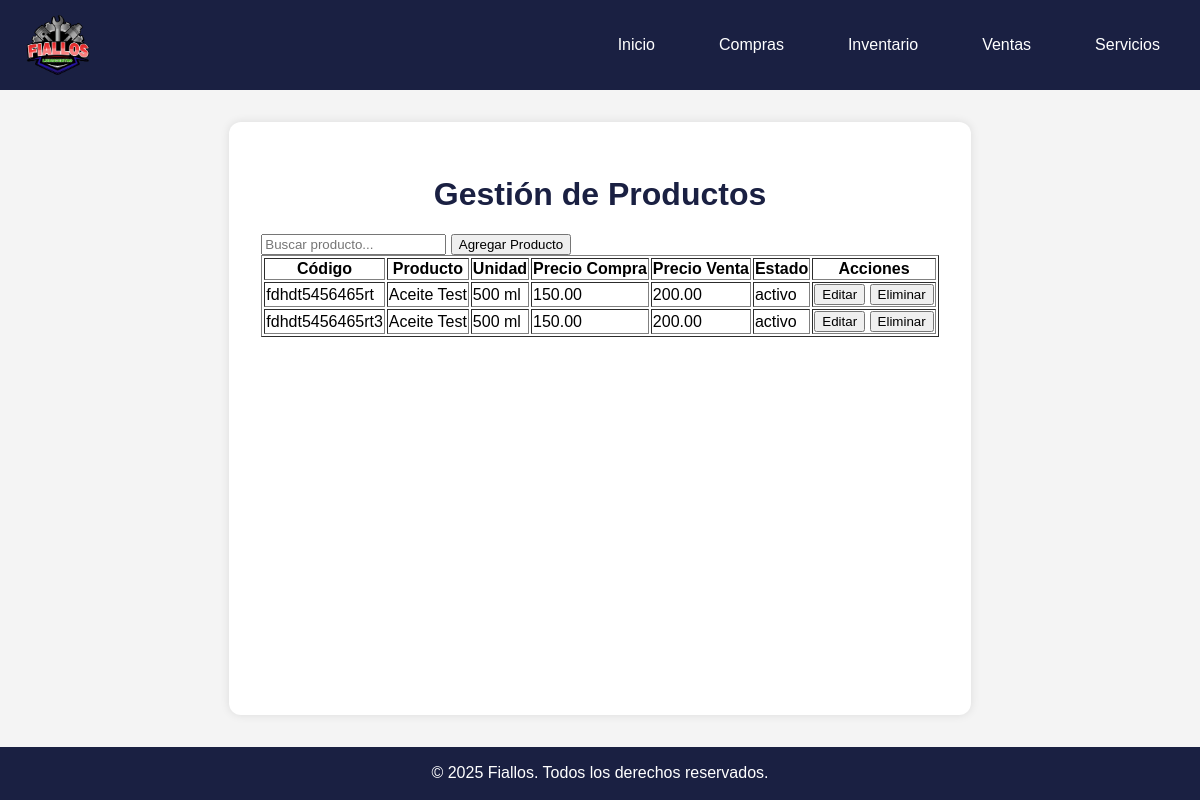
/productos/, run on an earlier commit of the app's database.
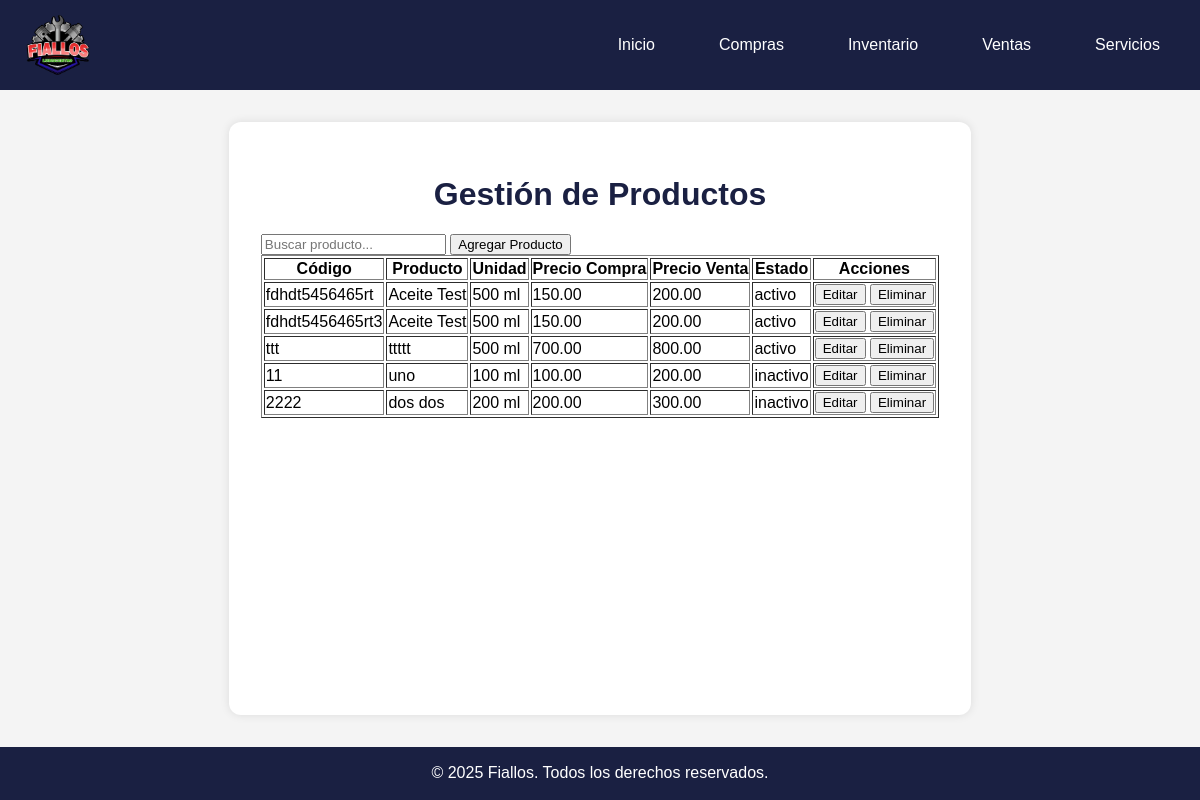
And on a later commit of the database.
### miapp/models.py (models this page shows, shortened)
class Producto(models.Model):
    codigo = models.CharField(max_length=50, unique=True)
    producto = models.CharField(max_length=100)
    unidad = models.CharField(max_length=45)
    precioCompra = models.DecimalField(max_digits=7, decimal_places=2)
    precioVenta = models.DecimalField(max_digits=7, decimal_places=2)
    imagen = models.ImageField(upload_to='productos/', null=True, blank=True)
    estado = models.CharField(max_length=50, choices=[('activo', 'Activo'), ('inactivo', 'Inactivo')])
    created_at = models.DateTimeField(auto_now_add=True)
    updated_at = models.DateTimeField(auto_now=True)

### miapp/views.py (the view)
# urls.py: path('productos/', views.productos, name='productos'),
def productos(request):
    productos = Producto.objects.all()
    return render(request, 'productos.html', {'productos': productos})

### miapp/templates/productos.html (shortened to what this page needs)
{% extends 'layout.html' %}
{% block content %}
<h1>Gestión de Productos</h1>
<div>
    <input type="text" id="buscar" placeholder="Buscar producto...">
    <button onclick="abrirModalAgregar()">Agregar Producto</button>
</div>
<table border="1">
    <thead>
        <tr>
            <th>Código</th>
            <th>Producto</th>
            <th>Unidad</th>
            <th>Precio Compra</th>
            <th>Precio Venta</th>
            <th>Estado</th>
            <th>Acciones</th>
        </tr>
    </thead>
    <tbody id="tablaProductos">
        {% for producto in productos %}
        <tr>
            <td>{{ producto.codigo }}</td>
            <td>{{ producto.producto }}</td>
            <td>{{ producto.unidad }}</td>
            <td>{{ producto.precioCompra }}</td>
            <td>{{ producto.precioVenta }}</td>
            <td>{{ producto.estado }}</td>
            <td>
                <button onclick="abrirModalEditar('{{ producto.id }}', '{{ producto.codigo }}', '{{ producto.producto }}', '{{ producto.unidad }}', '{{ producto.precioCompra }}', '{{ producto.precioVenta }}', '{{ producto.estado }}')">Editar</button>
                <button onclick="confirmarEliminar('{{ producto.id }}')">Eliminar</button>
            </td>
        </tr>
        {% empty %}
        <tr>
            <td colspan="7">No hay productos registrados.</td>
        </tr>
        {% endfor %}
    </tbody>
</table>
{% endblock %}

### miapp/templates/layout.html (shortened to what this page needs)
{% load static %}
<!DOCTYPE html>
<html lang="es">
<head>
    <link rel="stylesheet" href="{% static 'css/styles.css' %}">
</head>
<body>
    <header>
        <nav>
            <img src="{% static 'images/logo.png' %}" alt="Logo de Mi Proyecto Django" class="logo">
            <ul>
                <li><a href="{% url 'index' %}">Inicio</a></li>
                <li><a href="{% url 'compras' %}">Compras</a></li>
                <li><a href="{% url 'inventario' %}">Inventario</a></li>
                <li><a href="{% url 'ventas' %}">Ventas</a></li>
                <li><a href="{% url 'servicios' %}">Servicios</a></li>
            </ul>
        </nav>
    </header>
    <main>
        {% block content %}
        {% endblock %}
    </main>
    <footer>
        <p>&copy; 2025 Fiallos. Todos los derechos reservados.</p>
    </footer>
</body>
</html>

### miapp/static/css/styles.css (style rules this page uses)
h1 { text-align: center; color: #1a2042; }
body { font-family: Arial, sans-serif; margin: 0; padding: 0; background-color: #f4f4f4; min-height: 100vh; display: flex; flex-direction: column; }
header { background-color: #1a2042; color: #333; padding: 0.5rem; text-align: center; }
header nav { display: flex; align-items: center; justify-content: space-between; }
header .logo { width: 100px; height: auto; }
nav ul { list-style: none; padding: 0; margin: 0; display: flex; justify-content: center; flex-wrap: wrap; }
nav ul li { margin: 0.5rem 1rem; }
nav ul li a { color: #ffffff; text-decoration: none; padding: 0.5rem 1rem; display: block; border-radius: 4px; transition: background-color 0.3s, color 0.3s; }
main { padding: 2rem; background-color: #fff; border-radius: 12px; margin: 2rem auto; max-width: 1200px; box-shadow: 0 0 10px rgba(0, 0, 0, 0.1); flex: 1; }
footer { text-align: center; padding: 0.1rem 0; background-color: #1a2042; color: #ffffff; width: 100%; }

What changed in the data, as far as the page shows it:
added Producto: codigo "ttt", producto "ttttt", unidad "500 ml", precioCompra "700.00", precioVenta "800.00", estado "activo"
added Producto: codigo "11", producto "uno", unidad "100 ml", precioCompra "100.00", precioVenta "200.00", estado "inactivo"
added Producto: codigo "2222", producto "dos dos", unidad "200 ml", precioCompra "200.00", precioVenta "300.00", estado "inactivo"
